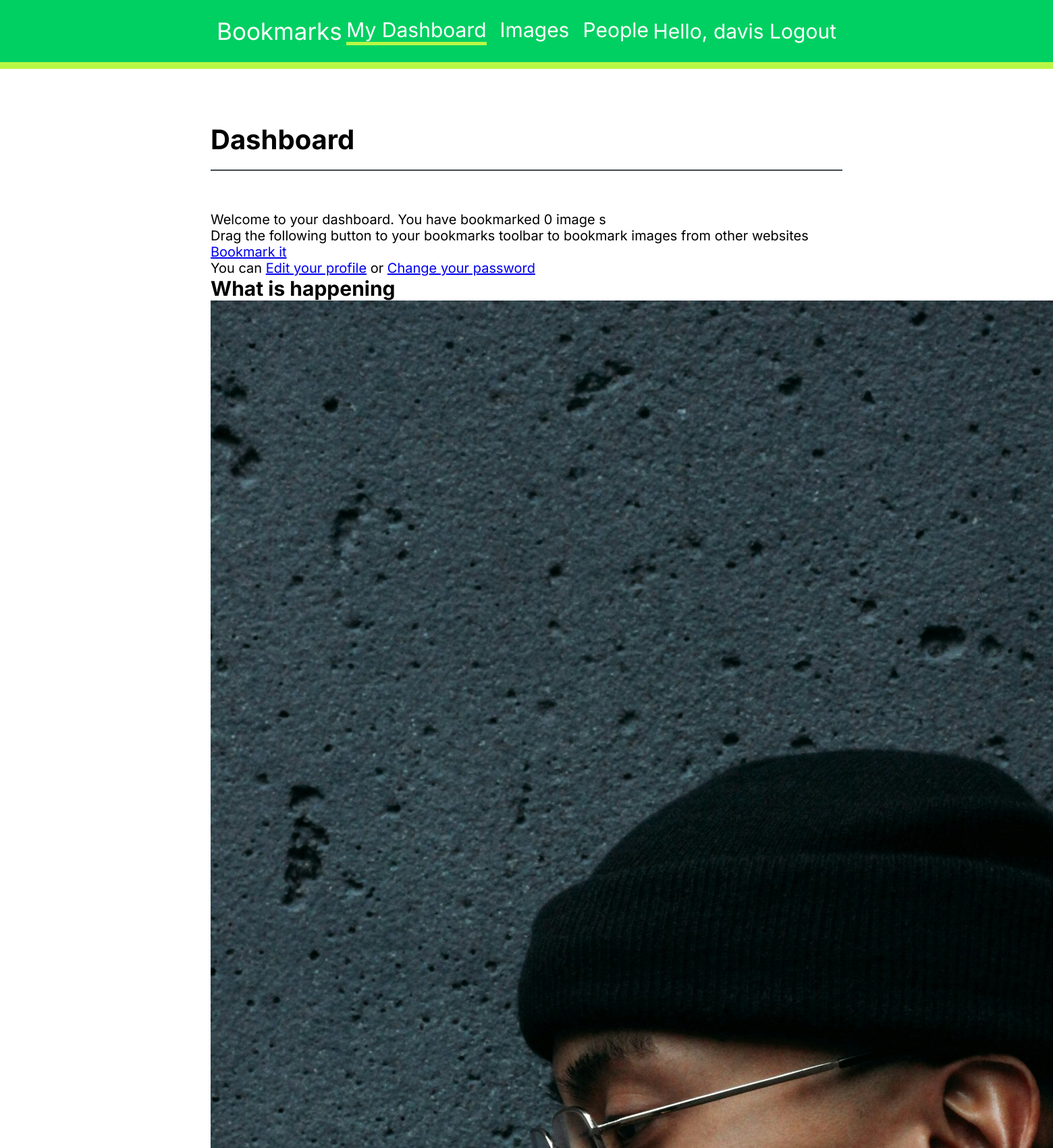
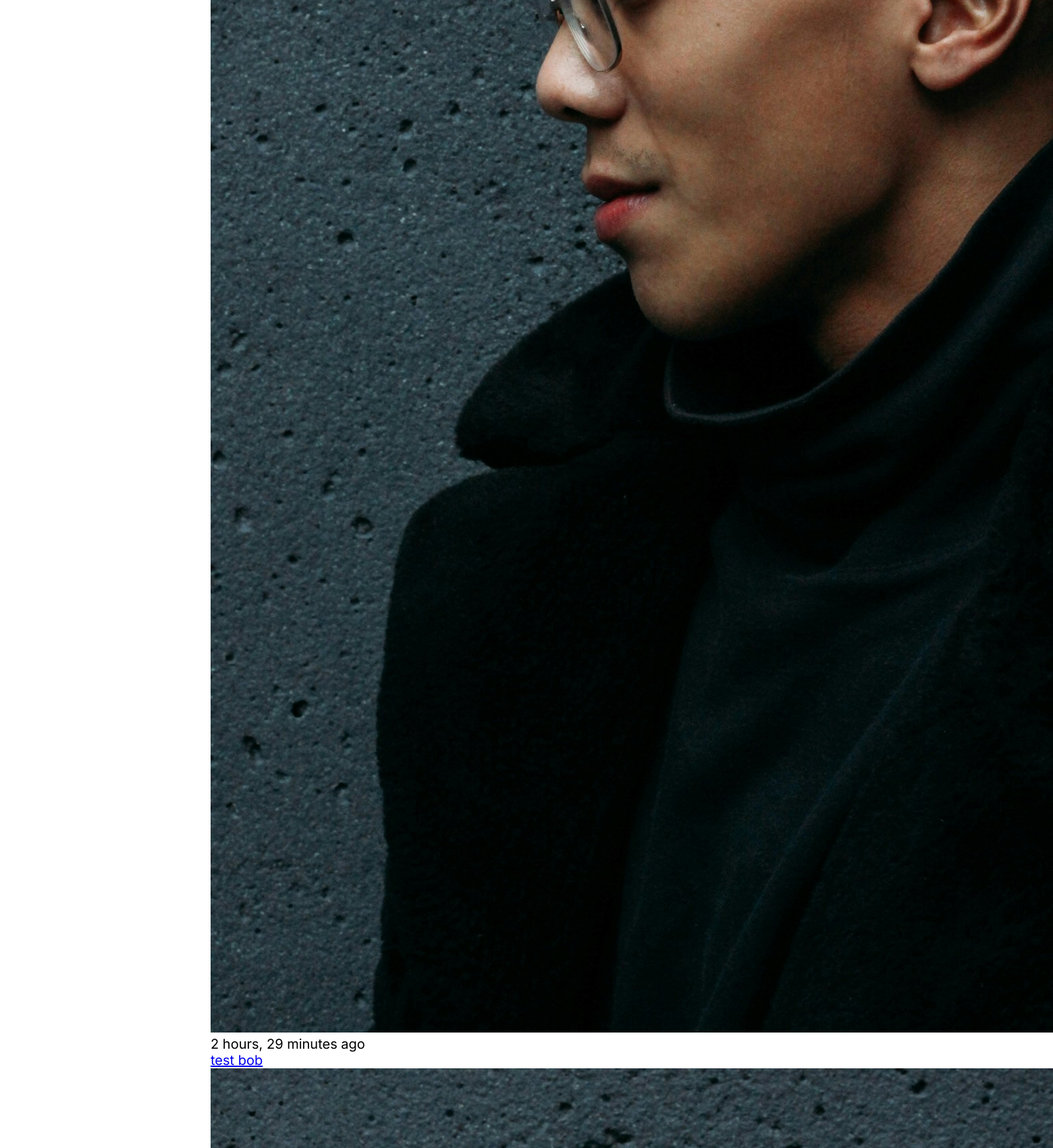
/account/ (signed in, upper part), run on the app's committed database (2 pictures, top to bottom).
### actions/models.py (models this page shows)
class Action(models.Model):
    user = models.ForeignKey(User, related_name='actions', on_delete=models.CASCADE)
    verb = models.CharField(max_length=255)
    created = models.DateTimeField(auto_now_add=True)
    target_ct = models.ForeignKey(
        ContentType,
        blank=True,
        null=True,
        related_name='target_obj',
        on_delete=models.CASCADE
    )
    target_id = models.PositiveIntegerField(null=True, blank=True)
    target = GenericForeignKey('target_ct', 'target_id')
    class Meta:
        indexes = [
            models.Index(fields=['-created']),
            models.Index(fields=['target_ct', 'target_id']),
        ]
        ordering = ['-created']

### account/views.py (the view)
# urls.py: path('', views.dashboard, name='dashboard'),
@login_required
def dashboard(request):
    actions = Action.objects.exclude(user=request.user)
    following_ids = request.user.following.values_list('id', flat=True)
    if following_ids:
        actions = actions.filter(user_id__in=following_ids)
        actions = actions.select_related('user', 'user__profile').prefetch_related('target')[:10]
    print({'section': 'dashboard', 'actions': actions})
    return render(request, 'account/dashboard.html', {'section': 'dashboard', 'actions': actions})

### templates/account/dashboard.html (shortened to what this page needs)
{% extends 'base.html' %}
{% load static %}
{% block style %}
    <link rel="stylesheet" href="{% static 'css/dashboard.css' %}">
{% endblock %}
{% block content %}
    <h1 class="main_content--title">Dashboard</h1>
    {% with total_images_Created=request.user.images_created.count %}
        <p>Welcome to your dashboard. You have bookmarked {{ total_images_Created }}
            image {{ total_images_Created|pluralize }}</p>
    {% endwith %}
    <p>
        Drag the following button to your bookmarks toolbar to bookmark images from other websites
        <a href="javascript:{% include './bookmarklet_launcher.js' %}">Bookmark it </a>
    </p>
    <p>
        You can <a href="{% url 'account:edit' %}">Edit your profile</a> or <a
            href="{% url 'account:password_change' %}">Change your password</a>
    </p>
    <h2>What is happening</h2>
    <div id="action-list">
        {% for action in actions %}
            {% include 'actions/detail.html' %}
        {% endfor %}
    </div>
{% endblock %}

### templates/base.html (shortened to what this page needs)
{% load static %}
<!DOCTYPE html>
<html lang="en">
<head>
    <link rel="stylesheet" href="{% static 'css/base.css' %}"/>
    {% block style %}
    {% endblock %}
</head>
<body>
<div class="header">
    <div class="header_container">
        <span class="logo">Bookmarks</span>
        <div class="authenticated_user--menu">
            {% if request.user.is_authenticated %}
                <ul class="menu">
                    <li {% if section == 'dashboard' %} class="selected"   {% endif %}>
                        <a href="{% url 'account:dashboard' %}"> My Dashboard</a>
                    </li>
                    <li {% if section == 'images' %} class="selected"   {% endif %}>
                        <a href="{% url 'images:list' %}">Images</a>
                    </li>
                    <li {% if section == 'people' %} class="selected"   {% endif %}>
                        <a href="{% url 'account:user_list' %}">People</a>
                    </li>
                </ul>
            {% endif %}
        </div>
        <span class="user">
                {% if request.user.is_authenticated %}
                    Hello, {{ request.user.first_name|default:request.user.username }}
                    <a href="{% url 'account:logout' %}">Logout</a>
                {% else %}
                    <a href="{% url 'account:login' %}">Login</a>
                {% endif %}
            </span>
    </div>
</div>
<div class="main_content--container">
    <div class="main_content">
        {% block content %}
        {% endblock %}
    </div>
</div>
</body>
</html>

### templates/actions/detail.html (shortened to what this page needs)
{% load thumbnail %}
{% with user=action.user profile=action.user.profile %}
    <div class="action">
        <div class="images">
            {% if profile.photo %}
                {% thumbnail user.profile.photo "80x80" crop="100%" as im %}
                <a href="{{ user.get_absolute_url }}">
                    <img src="{{ im.url }}" alt="{{ user.username }}">
                </a>
            {% endif %}
        </div>
        <div class="info">
            <p>
                <span class="data"> {{ action.created|timesince }} ago</span> <br/>
                <a href="{{ user.get_absolute_url }}"> {{ user.username }} </a>
                {% if action.target %}
                    {% with target=action.target %}
                        <a href="{{ target.get_absolute_url }}">{{ target }}</a>
                    {% endwith %}
                {% endif %}
            </p>
        </div>
    </div>
{% endwith %}

### static/css/base.css (style rules this page uses)
* { margin: 0; padding: 0; box-sizing: border-box; }
:root { font-size: 62.5%; --primary-color: #00d061; --secondary-color: #b9f746; --primary-text-color: #444950; --secondary-text-color: #fff; --background-color: #fff; --error-color: #d30a0ae7; --primary-text-color-shade:#cac8c875; }
body { font-size: 2rem; font-family: "Inter", sans-serif; font-optical-sizing: auto; font-weight: 400; font-style: normal; background-color: var(--background-color); }
.logo { font-size: 3.5rem; }
.header { background-color: var(--primary-color); padding: 2.5rem 1.5rem; color: var(--secondary-text-color); border-bottom: 10px solid var(--secondary-color); }
.header_container { display: flex; justify-content: space-between; align-items: center; width: 60%; margin: auto; }
.header a { font-size: 3rem; }
.menu { display: flex; gap: 2rem; }
.menu li { list-style-type: none; }
.menu li a { text-decoration: none; color: var(--secondary-text-color); }
.user { font-size: 3rem; }
.user a { color: var(--secondary-text-color); text-decoration: none; }
.main_content--container { width: 60%; margin: auto; }
.main_content--title { font-size: 4rem; padding: 2rem 0; border-bottom: 2px solid var(--primary-text-color); margin: 6rem 0; }
.selected { border-bottom: 5px solid var(--secondary-color); }

### data on the page
Action: user.username (picture), created "2 hours, 29 minutes", user.username "test", target "bob"
Action: user.username (picture)

### other printed values
{{ request.user.first_name|default:request.user.username }} "davis"
{{ total_images_Created }} "0"
